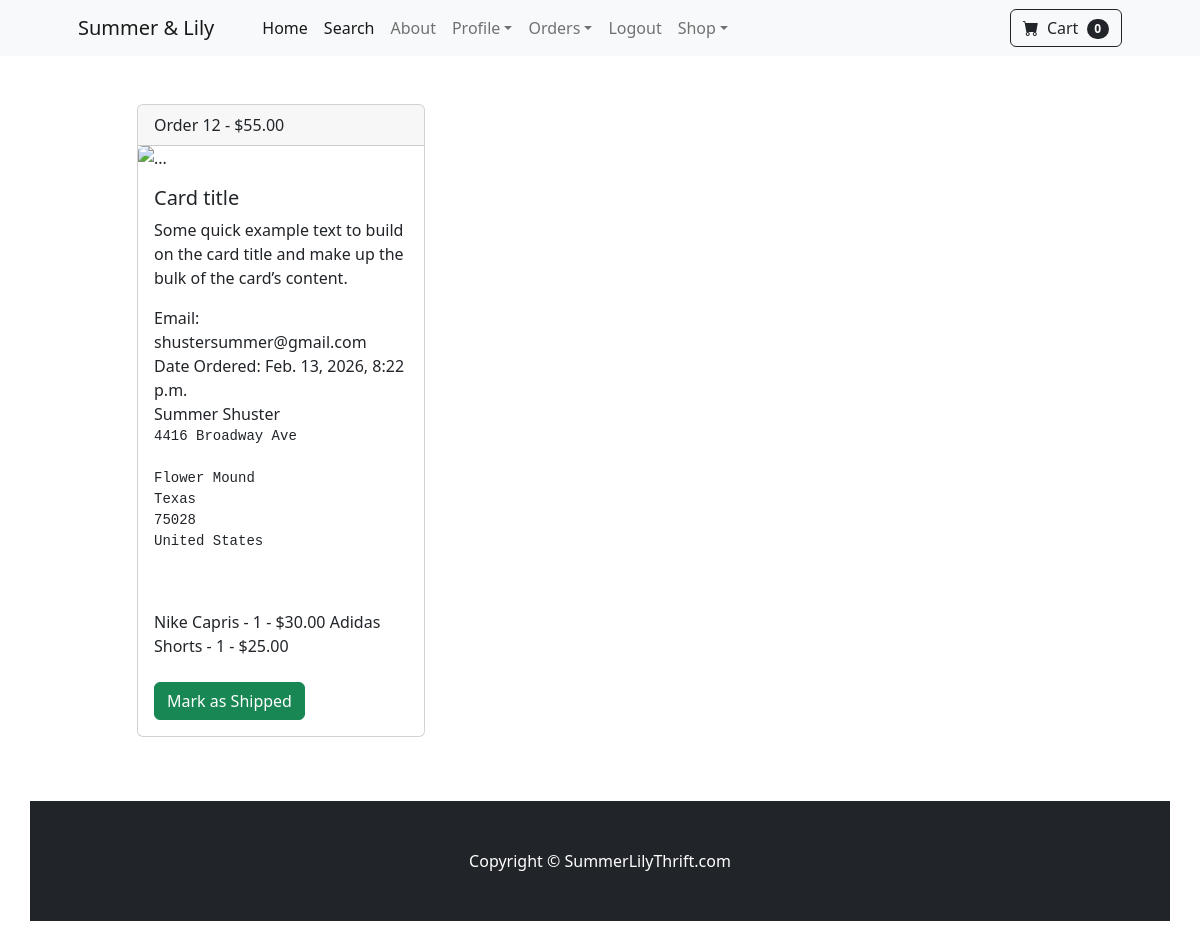
/payment/orders/12 (signed in), run on the app's committed database.
### payment/models.py (models this page shows, shortened)
class Order(models.Model):
    user = models.ForeignKey(User,on_delete=models.CASCADE,null=True,blank=True)
    full_name = models.CharField(max_length=250)
    email = models.EmailField(max_length=250)
    shipping_address = models.TextField(max_length=15000)
    amount_paid = models.DecimalField(max_digits=10, decimal_places=2)
    date_ordered = models.DateTimeField(auto_now_add=True)
    shipped = models.BooleanField(default=False)
    date_shipped = models.DateTimeField(blank=True,null=True)

class OrderItem(models.Model):
    order = models.ForeignKey(Order, on_delete=models.CASCADE, null=True)
    product = models.ForeignKey(Product, on_delete=models.CASCADE, null=True)
    user = models.ForeignKey(User, on_delete=models.CASCADE, null=True, blank=True)
    quantity = models.PositiveBigIntegerField(default=1)
    price = models.DecimalField(max_digits=10, decimal_places=2)

### store/models.py (models this page shows)
class Product(models.Model):
    name = models.CharField(max_length=100)
    price = models.DecimalField(default=0,decimal_places=2, max_digits=6)
    category = models.ForeignKey(Category, on_delete=models.CASCADE,default= 1)
    description = models.CharField(max_length=1000,default='',blank=True, null = True)
    image = models.ImageField(upload_to='uploads/product/')
    is_sale = models.BooleanField(default=False)
    sale_price = models.DecimalField(default=0,decimal_places=2, max_digits=6)
    def __str__(self):
        return self.name

### payment/views.py (the view, shortened to what this page needs)
def orders(request, pk):
    if request.user.is_authenticated and request.user.is_superuser:
        order = Order.objects.get(id=pk)
        items = OrderItem.objects.filter(order=pk)
        return render(request,'payment/orders.html',{"order":order,"items":items})
    else:
        messages.success(request, "Access Denied")
        return redirect('home')

### cart/cart.py (called while the page is built)
    def __len__(self):
        return len(self.cart)

### cart/context_processors.py (called while the page is built)
def cart(request):
    return {'cart': Cart(request)}

### payment/templates/payment/orders.html (shortened to what this page needs)
{% extends 'base.html' %}
{% block content %}
<div class="container py-5">
  <div class="row justify-content-center">
    <div class="col-12 col-lg-10">
      <div class="d-flex align-items-center justify-content-between mb-3">
        <div>
          <div class="card" style="width: 18rem;">
            <div class="card-header">
              Order {{ order.id }} - ${{ order.amount_paid }}
            </div>
  <img src="..." class="card-img-top" alt="...">
  <div class="card-body">
    <h5 class="card-title">Card title</h5>
    <p class="card-text">Some quick example text to build on the card title and make up the bulk of the card’s content.</p>
    Email: {{ order.email }} <br/>
    {% if order.date_shipped %}
      Date Shipped: {{ order.date_shipped }}
    {% else %}
      Date Ordered: {{ order.date_ordered }}
    {% endif %}
    <br/>
    {{ order.full_name }}
    <pre>{{ order.shipping_address }} <br/>
    </pre>
    {% for item in items %}
      {{ item.product }} - {{ item.quantity }} - ${{ item.price }}
    {% endfor %}
    <br/><br/>
    {% if not order.shipped %}
    <form method="POST">
      <button type = "submit" class = "btn btn-success">Mark as Shipped</button>
    </form>
    {% else %}
    <form method="POST">
      {% csrf_token %}
      <input type="hidden" name="shipping_status" value="false">
      <button type = "submit" class = "btn btn-danger">Mark as Not Shipped</button>
    </form>
    {% endif %}
  </div>
</div>
     <br/><br/>
    </div>
  </div>
</div>
{% endblock %}

### data on the page
Order: id "12", amount_paid "55.00", email "shustersummer@gmail.com", date_ordered "Feb. 13, 2026, 8:22 p.m.", full_name "Summer Shuster", shipping_address "4416 Broadway Ave Flower Mound Texas 75028 United States"
OrderItem: product "Nike Capris", quantity "1", price "30.00"
OrderItem: product "Adidas Shorts", quantity "1", price "25.00"

### other printed values
{{ cart | length }} "0"
